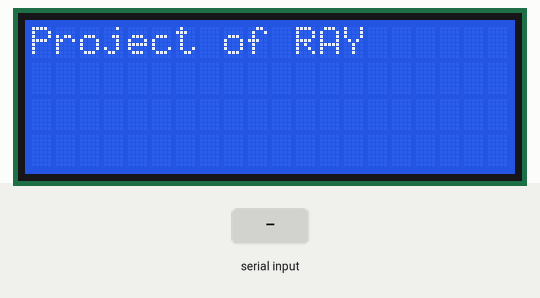
Simulated run of this sketch. Board: Arduino Uno, built with avr-gcc and run on an emulated ATmega328P. On the bench: 20×4 character LCD. Inputs (shaded band) come from the test bench. What the sketch prints to the serial monitor is not drawn.

Above: at 2.2 s.
2.3 s: "1\n" received over Serial
3.8 s: "0\n" received over Serial
At 4.5 s:
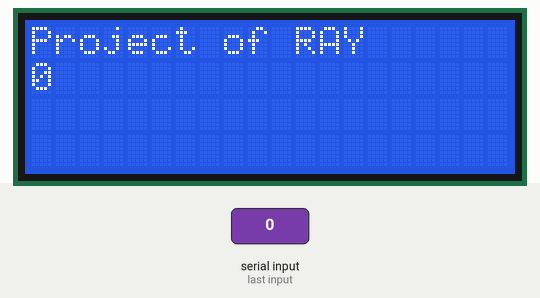
5.3 s: "2\n" received over Serial
Timing chart, 0 to 8.3 s (numbered marks = the images above; inputs shaded):
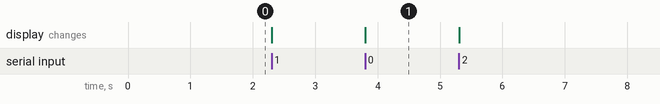

The sketch:

Subscriber_Arduino.ino
```cpp
//LCD-I2C-ARDUINO

//LCD-I2C-ARDUINO
//Vcc of I2C Adapter must be connected to 5V Vout of Arduino
//Gnd of I2C Adapter must be connected to Gnd of Arduino
//SDA of I2C Adapter must be connected to A4 of Arduino
//SCL of I2C Adapter must be connected to A5 Vout of Arduino

#include <Wire.h>
#include <LiquidCrystal_I2C.h>
LiquidCrystal_I2C lcd(0x27,20,4);  // set the LCD address to 0x27 for a 16 chars and 2 line display
//Worked with old LCD,new LCD at address 0x27


void setup() {
  Serial.begin(9600); // Initialize serial communication at 9600 baud rate
  Serial.print("Ready to receive data from NodeMCU");

  lcd.init();                      // initialize the lcd  //this is needed
  lcd.backlight();
  lcd.setCursor(0,0);
  lcd.print("Project of RAY");
  delay(1000);

}

void loop() {
  if (Serial.available() > 0) { // Check if data is available to read
    String receivedData = Serial.readStringUntil('\n'); // Read the incoming data
    //Serial.println("Received: " + receivedData); // Print the received data

lcd.setCursor(0,1);
lcd.print(receivedData);
  }
}
```

Measured:
- after the input at 3.8 s, the display: changes at once (image 1)
